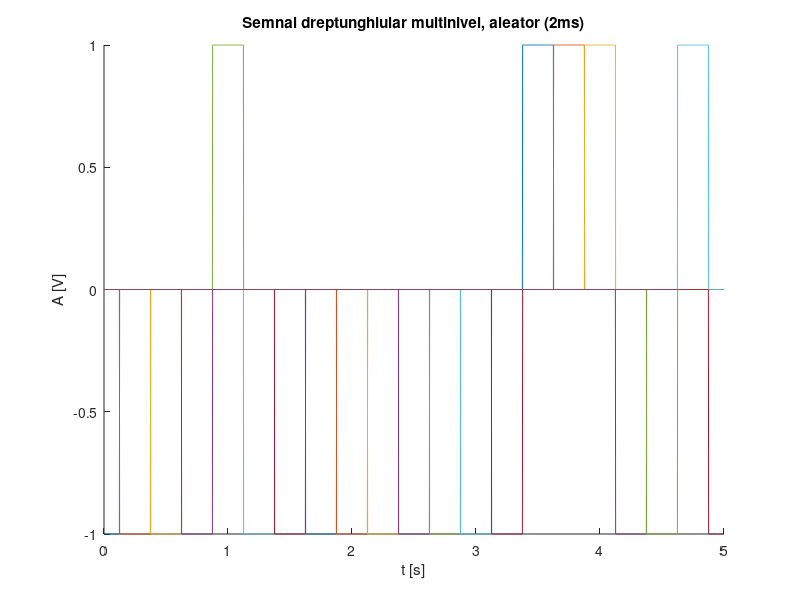
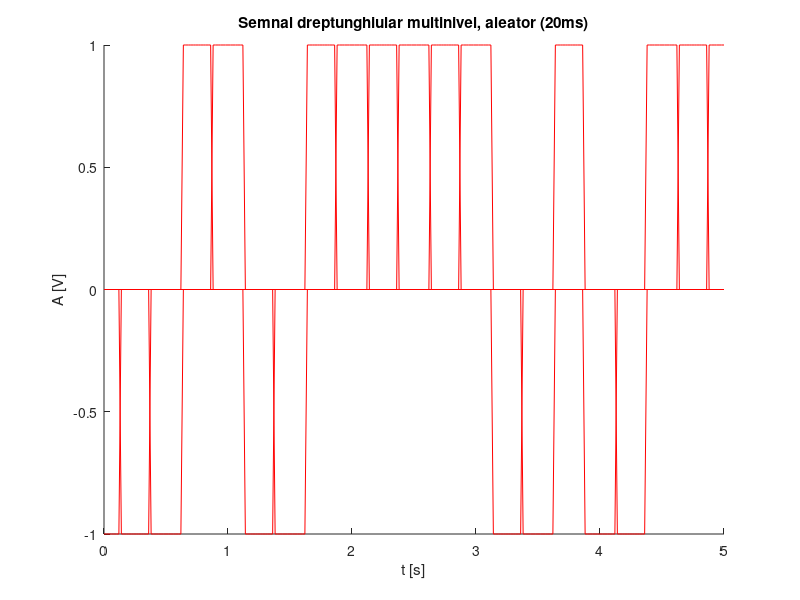
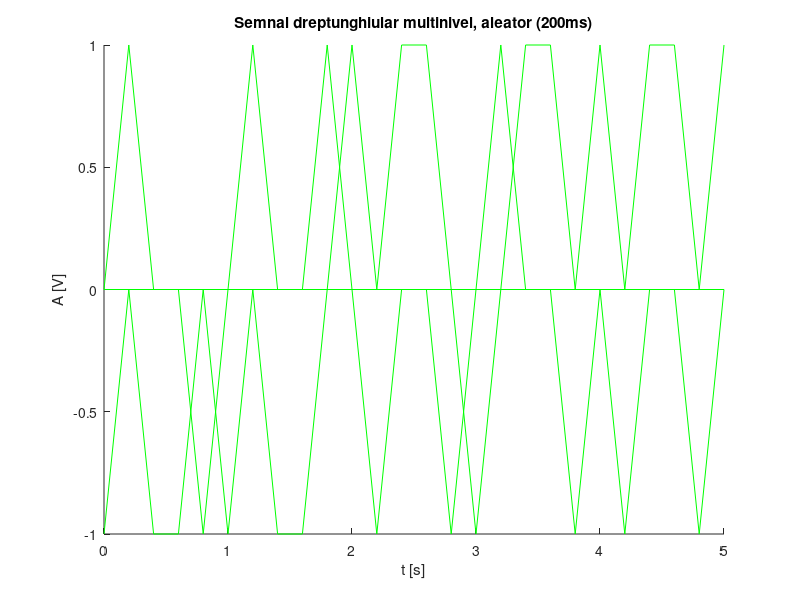
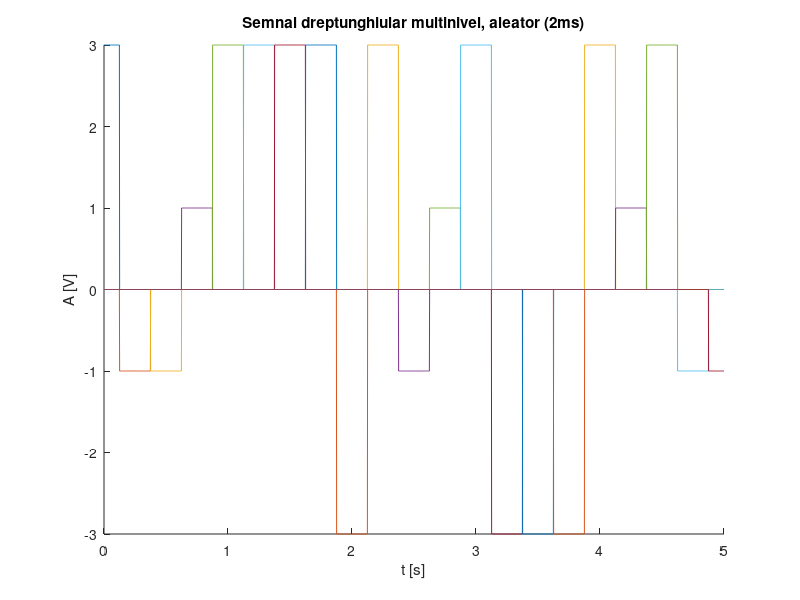

The MATLAB script that drew these images, in order:
% 3. Semnal dreptunghiular multinivel, aleator 
% Durata fiec?rui nivel: 0,25 s
% Nivelurile
% a) {-1, 1}
% b) {-3,-1,1,3}
% c) {-5,-3,-1,1,3,5}
% d) {-7,-5,-3,-1,1,3,5,7}

% a) Rezolutia temporara de 2ms.

t = 0:0.002:5; % perioada de 5 s
nivel = [ -1 1 ]; %stabilim nivelele
figure(1)
hold on
for n = 0:0.25:5
    y = datasample(nivel, 1) % agem aleator nivelul amplitudinii
    x = y * rectpuls (t-n, 0.25); % generam un semnal dreptunghiular
    plot(t, x)
end
xlabel('t [s]')
ylabel('A [V]')
title ('Semnal dreptunghiular multinivel, aleator (2ms)')

% Rezolutia temporara de 20ms.

t = 0:0.02:5; 
nivel = [ -1 1 ]; 
figure(2)
hold on
for n = 0:0.25:5
    y = datasample(nivel, 1)
    x = y * rectpuls (t-n, 0.25);
    plot(t, x, 'r')
end
xlabel('t [s]')
ylabel('A [V]')
title ('Semnal dreptunghiular multinivel, aleator (20ms)')

% Rezolutia temporara de 200ms.

t = 0:0.2:5; 
nivel = [ -1 1 ]; 
figure(3)
hold on
for n = 0:0.25:5
    y = datasample(nivel, 1)
    x = y * rectpuls (t-n, 0.25);
    plot(t, x, 'g')
end
xlabel('t [s]')
ylabel('A [V]')
title ('Semnal dreptunghiular multinivel, aleator (200ms)')

% b) Rezolutia temporara de 2ms.

t = 0:0.002:5; % perioada de 5 s
nivel = [ -3 -1 1 3 ];  %stabilim nivelele
figure(4)
hold on
for n = 0:0.25:5
    y = datasample(nivel, 1) % agem aleator nivelul amplitudinii
    x = y * rectpuls (t-n, 0.25); % generam un semnal dreptunghiular
    plot(t, x)
end
xlabel('t [s]')
ylabel('A [V]')
title ('Semnal dreptunghiular multinivel, aleator (2ms)')

% Rezolutia temporara de 20ms.

t = 0:0.02:5; 
nivel = [ -3 -1 1 3 ];  
figure(5)
hold on
for n = 0:0.25:5
    y = datasample(nivel, 1)
    x = y * rectpuls (t-n, 0.25);
    plot(t, x, 'r')
end
xlabel('t [s]')
ylabel('A [V]')
title ('Semnal dreptunghiular multinivel, aleator (20ms)')

% Rezolutia temporara de 200ms.

t = 0:0.2:5; 
nivel = [ -3 -1 1 3 ]; 
figure(6)
hold on
for n = 0:0.25:5
    y = datasample(nivel, 1)
    x = y * rectpuls (t-n, 0.25);
    plot(t, x, 'g')
end
xlabel('t [s]')
ylabel('A [V]')
title ('Semnal dreptunghiular multinivel, aleator (200ms)')

% c) Rezolutia temporara de 2ms.

t = 0:0.002:5; % perioada de 5 s
nivel = [ -5 -3 -1 1 3 5 ];  %stabilim nivelele
figure(7)
hold on
for n = 0:0.25:5
    y = datasample(nivel, 1) % agem aleator nivelul amplitudinii
    x = y * rectpuls (t-n, 0.25); % generam un semnal dreptunghiular
    plot(t, x)
end
xlabel('t [s]')
ylabel('A [V]')
title ('Semnal dreptunghiular multinivel, aleator (2ms)')

% Rezolutia temporara de 20ms.

t = 0:0.02:5; 
nivel = [ -5 -3 -1 1 3 5 ];  
figure(8)
hold on
for n = 0:0.25:5
    y = datasample(nivel, 1)
    x = y * rectpuls (t-n, 0.25);
    plot(t, x, 'r')
end
xlabel('t [s]')
ylabel('A [V]')
title ('Semnal dreptunghiular multinivel, aleator (20ms)')

% Rezolutia temporara de 200ms.

t = 0:0.2:5; 
nivel = [ -5 -3 -1 1 3 5 ]; 
figure(9)
hold on
for n = 0:0.25:5
    y = datasample(nivel, 1)
    x = y * rectpuls (t-n, 0.25);
    plot(t, x, 'g')
end
xlabel('t [s]')
ylabel('A [V]')
title ('Semnal dreptunghiular multinivel, aleator (200ms)')

% d) Rezolutia temporara de 2ms.

t = 0:0.002:5; % perioada de 5 s
nivel = [ -7 -3 -1 1 3 7 ];  %stabilim nivelele
figure(10)
hold on
for n = 0:0.25:5
    y = datasample(nivel, 1) % agem aleator nivelul amplitudinii
    x = y * rectpuls (t-n, 0.25); % generam un semnal dreptunghiular
    plot(t, x)
end
xlabel('t [s]')
ylabel('A [V]')
title ('Semnal dreptunghiular multinivel, aleator (2ms)')

% Rezolutia temporara de 20ms.

t = 0:0.02:5; 
nivel = [ -7 -3 -1 1 3 7 ];  
figure(11)
hold on
for n = 0:0.25:5
    y = datasample(nivel, 1)
    x = y * rectpuls (t-n, 0.25);
    plot(t, x, 'r')
end
xlabel('t [s]')
ylabel('A [V]')
title ('Semnal dreptunghiular multinivel, aleator (20ms)')

% Rezolutia temporara de 200ms.

t = 0:0.2:5; 
nivel = [ -7 -3 -1 1 3 7 ]; 
figure(12)
hold on
for n = 0:0.25:5
    y = datasample(nivel, 1)
    x = y * rectpuls (t-n, 0.25);
    plot(t, x, 'g')
end
xlabel('t [s]')
ylabel('A [V]')
title ('Semnal dreptunghiular multinivel, aleator (200ms)')



